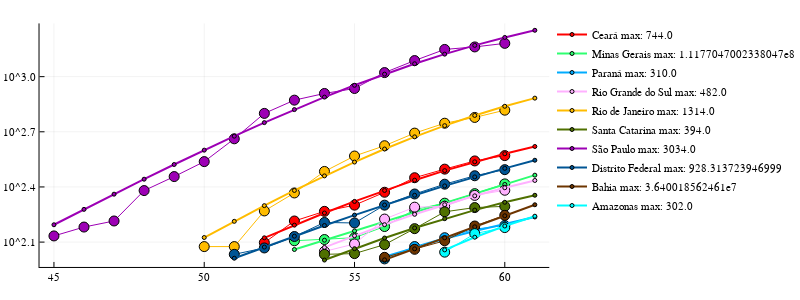

The notebook cell saved with this chart:
### Code cell
plot!()

### Figure 1 — Plotly figure (JSON) as saved in the notebook; plotly's stock layout.template omitted (floating-point values rounded to 4 significant figures)
{"data": [{"colorbar": {"title": ""}, "legendgroup": "", "line": {"color": "rgba(255, 0, 0, 1.000)", "dash": "solid", "shape": "linear", "width": 1}, "marker": {"color": "rgba(255, 0, 0, 1.000)", "line": {"color": "rgba(0, 0, 0, 1.000)", "width": 1}, "size": 10, "symbol": "circle"}, "mode": "lines+markers", "name": "", "showlegend": false, "type": "scatter", "x": [52, 53, 54, 55, 56, 57, 58, 59, 60], "xaxis": "x1", "y": [125, 164, 185, 200, 235, 282, 314, 348, 372], "yaxis": "y1", "zmax": null, "zmin": null}, {"colorbar": {"title": ""}, "legendgroup": "Ceará max: 744.0", "line": {"color": "rgba(255, 0, 0, 1.000)", "dash": "solid", "shape": "linear", "width": 2}, "marker": {"color": "rgba(255, 0, 0, 1.000)", "line": {"color": "rgba(0, 0, 0, 1.000)", "width": 1}, "size": 4, "symbol": "circle"}, "mode": "lines+markers", "name": "Ceará max: 744.0", "showlegend": true, "type": "scatter", "x": [52, 53, 54, 55, 56, 57, 58, 59, 60, 61], "xaxis": "x1", "y": [132.8, 155.7, 181.3, 209.5, 240.4, 273.4, 308.2, 344.2, 380.7, 417.0], "yaxis": "y1", "zmax": null, "zmin": null}, {"colorbar": {"title": ""}, "legendgroup": "", "line": {"color": "rgba(46, 255, 113, 1.000)", "dash": "solid", "shape": "linear", "width": 1}, "marker": {"color": "rgba(46, 255, 113, 1.000)", "line": {"color": "rgba(0, 0, 0, 1.000)", "width": 1}, "size": 10, "symbol": "circle"}, "mode": "lines+markers", "name": "", "showlegend": false, "type": "scatter", "x": [53, 54, 55, 56, 57, 58, 59, 60], "xaxis": "x1", "y": [128, 130, 133, 153, 189, 205, 231, 261], "yaxis": "y1", "zmax": null, "zmin": null}, {"colorbar": {"title": ""}, "legendgroup": "Minas Gerais max: 1.1177047002338047e8", "line": {"color": "rgba(46, 255, 113, 1.000)", "dash": "solid", "shape": "linear", "width": 2}, "marker": {"color": "rgba(46, 255, 113, 1.000)", "line": {"color": "rgba(0, 0, 0, 1.000)", "width": 1}, "size": 4, "symbol": "circle"}, "mode": "lines+markers", "name": "Minas Gerais max: 1.1177047002338047e8", "showlegend": true, "type": "scatter", "x": [53, 54, 55, 56, 57, 58, 59, 60, 61], "xaxis": "x1", "y": [114.7, 128.9, 144.8, 162.7, 182.8, 205.3, 230.7, 259.2, 291.1], "yaxis": "y1", "zmax": null, "zmin": null}, {"colorbar": {"title": ""}, "legendgroup": "", "line": {"color": "rgba(0, 172, 255, 1.000)", "dash": "solid", "shape": "linear", "width": 1}, "marker": {"color": "rgba(0, 172, 255, 1.000)", "line": {"color": "rgba(0, 0, 0, 1.000)", "width": 1}, "size": 10, "symbol": "circle"}, "mode": "lines+markers", "name": "", "showlegend": false, "type": "scatter", "x": [56, 57, 58, 59, 60], "xaxis": "x1", "y": [102, 119, 133, 148, 155], "yaxis": "y1", "zmax": null, "zmin": null}, {"colorbar": {"title": ""}, "legendgroup": "Paraná max: 310.0", "line": {"color": "rgba(0, 172, 255, 1.000)", "dash": "solid", "shape": "linear", "width": 2}, "marker": {"color": "rgba(0, 172, 255, 1.000)", "line": {"color": "rgba(0, 0, 0, 1.000)", "width": 1}, "size": 4, "symbol": "circle"}, "mode": "lines+markers", "name": "Paraná max: 310.0", "showlegend": true, "type": "scatter", "x": [56, 57, 58, 59, 60, 61], "xaxis": "x1", "y": [105.0, 117.7, 131.1, 144.8, 158.7, 172.5], "yaxis": "y1", "zmax": null, "zmin": null}, {"colorbar": {"title": ""}, "legendgroup": "", "line": {"color": "rgba(255, 177, 255, 1.000)", "dash": "solid", "shape": "linear", "width": 1}, "marker": {"color": "rgba(255, 177, 255, 1.000)", "line": {"color": "rgba(0, 0, 0, 1.000)", "width": 1}, "size": 10, "symbol": "circle"}, "mode": "lines+markers", "name": "", "showlegend": false, "type": "scatter", "x": [54, 55, 56, 57, 58, 59, 60], "xaxis": "x1", "y": [112, 123, 168, 195, 197, 226, 241], "yaxis": "y1", "zmax": null, "zmin": null}, {"colorbar": {"title": ""}, "legendgroup": "Rio Grande do Sul max: 482.0", "line": {"color": "rgba(255, 177, 255, 1.000)", "dash": "solid", "shape": "linear", "width": 2}, "marker": {"color": "rgba(255, 177, 255, 1.000)", "line": {"color": "rgba(0, 0, 0, 1.000)", "width": 1}, "size": 4, "symbol": "circle"}, "mode": "lines+markers", "name": "Rio Grande do Sul max: 482.0", "showlegend": true, "type": "scatter", "x": [54, 55, 56, 57, 58, 59, 60, 61], "xaxis": "x1", "y": [117.8, 136.4, 156.6, 178.3, 201.1, 224.7, 248.7, 272.4], "yaxis": "y1", "zmax": null, "zmin": null}, {"colorbar": {"title": ""}, "legendgroup": "", "line": {"color": "rgba(255, 188, 0, 1.000)", "dash": "solid", "shape": "linear", "width": 1}, "marker": {"color": "rgba(255, 188, 0, 1.000)", "line": {"color": "rgba(0, 0, 0, 1.000)", "width": 1}, "size": 10, "symbol": "circle"}, "mode": "lines+markers", "name": "", "showlegend": false, "type": "scatter", "x": [50, 51, 52, 53, 54, 55, 56, 57, 58, 59, 60], "xaxis": "x1", "y": [119, 119, 186, 233, 305, 370, 421, 493, 558, 600, 657], "yaxis": "y1", "zmax": null, "zmin": null}, {"colorbar": {"title": ""}, "legendgroup": "Rio de Janeiro max: 1314.0", "line": {"color": "rgba(255, 188, 0, 1.000)", "dash": "solid", "shape": "linear", "width": 2}, "marker": {"color": "rgba(255, 188, 0, 1.000)", "line": {"color": "rgba(0, 0, 0, 1.000)", "width": 1}, "size": 4, "symbol": "circle"}, "mode": "lines+markers", "name": "Rio de Janeiro max: 1314.0", "showlegend": true, "type": "scatter", "x": [50, 51, 52, 53, 54, 55, 56, 57, 58, 59, 60, 61], "xaxis": "x1", "y": [133.3, 163.3, 198.8, 240.4, 288.5, 343.1, 404.0, 470.5, 541.3, 615.1, 690.0, 764.0], "yaxis": "y1", "zmax": null, "zmin": null}, {"colorbar": {"title": ""}, "legendgroup": "", "line": {"color": "rgba(79, 112, 0, 1.000)", "dash": "solid", "shape": "linear", "width": 1}, "marker": {"color": "rgba(79, 112, 0, 1.000)", "line": {"color": "rgba(0, 0, 0, 1.000)", "width": 1}, "size": 10, "symbol": "circle"}, "mode": "lines+markers", "name": "", "showlegend": false, "type": "scatter", "x": [54, 55, 56, 57, 58, 59, 60], "xaxis": "x1", "y": [108, 109, 122, 149, 184, 194, 197], "yaxis": "y1", "zmax": null, "zmin": null}, {"colorbar": {"title": ""}, "legendgroup": "Santa Catarina max: 394.0", "line": {"color": "rgba(79, 112, 0, 1.000)", "dash": "solid", "shape": "linear", "width": 2}, "marker": {"color": "rgba(79, 112, 0, 1.000)", "line": {"color": "rgba(0, 0, 0, 1.000)", "width": 1}, "size": 4, "symbol": "circle"}, "mode": "lines+markers", "name": "Santa Catarina max: 394.0", "showlegend": true, "type": "scatter", "x": [54, 55, 56, 57, 58, 59, 60, 61], "xaxis": "x1", "y": [100.5, 115.9, 132.5, 150.3, 168.9, 188.0, 207.2, 226.3], "yaxis": "y1", "zmax": null, "zmin": null}, {"colorbar": {"title": ""}, "legendgroup": "", "line": {"color": "rgba(157, 0, 181, 1.000)", "dash": "solid", "shape": "linear", "width": 1}, "marker": {"color": "rgba(157, 0, 181, 1.000)", "line": {"color": "rgba(0, 0, 0, 1.000)", "width": 1}, "size": 10, "symbol": "circle"}, "mode": "lines+markers", "name": "", "showlegend": false, "type": "scatter", "x": [45, 46, 47, 48, 49, 50, 51, 52, 53, 54, 55, 56, 57, 58, 59, 60], "xaxis": "x1", "y": [136, 152, 164, 240, 286, 345, 459, 631, 745, 810, 862, 1052, 1223, 1406, 1451, 1517], "yaxis": "y1", "zmax": null, "zmin": null}, {"colorbar": {"title": ""}, "legendgroup": "São Paulo max: 3034.0", "line": {"color": "rgba(157, 0, 181, 1.000)", "dash": "solid", "shape": "linear", "width": 2}, "marker": {"color": "rgba(157, 0, 181, 1.000)", "line": {"color": "rgba(0, 0, 0, 1.000)", "width": 1}, "size": 4, "symbol": "circle"}, "mode": "lines+markers", "name": "São Paulo max: 3034.0", "showlegend": true, "type": "scatter", "x": [45, 46, 47, 48, 49, 50, 51, 52, 53, 54, 55, 56, 57, 58, 59, 60, 61], "xaxis": "x1", "y": [156.4, 189.7, 229.5, 276.8, 332.7, 398.3, 474.5, 562.2, 661.9, 773.8, 897.4, 1032.0, 1175.0, 1325.0, 1479.0, 1634.0, 1787.0], "yaxis": "y1", "zmax": null, "zmin": null}, {"colorbar": {"title": ""}, "legendgroup": "", "line": {"color": "rgba(0, 85, 148, 1.000)", "dash": "solid", "shape": "linear", "width": 1}, "marker": {"color": "rgba(0, 85, 148, 1.000)", "line": {"color": "rgba(0, 0, 0, 1.000)", "width": 1}, "size": 10, "symbol": "circle"}, "mode": "lines+markers", "name": "", "showlegend": false, "type": "scatter", "x": [51, 52, 53, 54, 55, 56, 57, 58, 59, 60], "xaxis": "x1", "y": [108, 117, 135, 161, 160, 200, 230, 260, 289, 312], "yaxis": "y1", "zmax": null, "zmin": null}, {"colorbar": {"title": ""}, "legendgroup": "Distrito Federal max: 928.313723946999", "line": {"color": "rgba(0, 85, 148, 1.000)", "dash": "solid", "shape": "linear", "width": 2}, "marker": {"color": "rgba(0, 85, 148, 1.000)", "line": {"color": "rgba(0, 0, 0, 1.000)", "width": 1}, "size": 4, "symbol": "circle"}, "mode": "lines+markers", "name": "Distrito Federal max: 928.313723946999", "showlegend": true, "type": "scatter", "x": [51, 52, 53, 54, 55, 56, 57, 58, 59, 60, 61], "xaxis": "x1", "y": [102.8, 118.3, 135.6, 155.0, 176.6, 200.3, 226.4, 254.6, 284.9, 317.1, 351.0], "yaxis": "y1", "zmax": null, "zmin": null}, {"colorbar": {"title": ""}, "legendgroup": "", "line": {"color": "rgba(109, 53, 0, 1.000)", "dash": "solid", "shape": "linear", "width": 1}, "marker": {"color": "rgba(109, 53, 0, 1.000)", "line": {"color": "rgba(0, 0, 0, 1.000)", "width": 1}, "size": 10, "symbol": "circle"}, "mode": "lines+markers", "name": "", "showlegend": false, "type": "scatter", "x": [56, 57, 58, 59, 60], "xaxis": "x1", "y": [104, 115, 128, 154, 176], "yaxis": "y1", "zmax": null, "zmin": null}, {"colorbar": {"title": ""}, "legendgroup": "Bahia max: 3.640018562461e7", "line": {"color": "rgba(109, 53, 0, 1.000)", "dash": "solid", "shape": "linear", "width": 2}, "marker": {"color": "rgba(109, 53, 0, 1.000)", "line": {"color": "rgba(0, 0, 0, 1.000)", "width": 1}, "size": 4, "symbol": "circle"}, "mode": "lines+markers", "name": "Bahia max: 3.640018562461e7", "showlegend": true, "type": "scatter", "x": [56, 57, 58, 59, 60, 61], "xaxis": "x1", "y": [100.8, 115.7, 132.8, 152.5, 175.0, 200.9], "yaxis": "y1", "zmax": null, "zmin": null}, {"colorbar": {"title": ""}, "legendgroup": "", "line": {"color": "rgba(0, 253, 255, 1.000)", "dash": "solid", "shape": "linear", "width": 1}, "marker": {"color": "rgba(0, 253, 255, 1.000)", "line": {"color": "rgba(0, 0, 0, 1.000)", "width": 1}, "size": 10, "symbol": "circle"}, "mode": "lines+markers", "name": "", "showlegend": false, "type": "scatter", "x": [58, 59, 60], "xaxis": "x1", "y": [111, 140, 151], "yaxis": "y1", "zmax": null, "zmin": null}, {"colorbar": {"title": ""}, "legendgroup": "Amazonas max: 302.0", "line": {"color": "rgba(0, 253, 255, 1.000)", "dash": "solid", "shape": "linear", "width": 2}, "marker": {"color": "rgba(0, 253, 255, 1.000)", "line": {"color": "rgba(0, 0, 0, 1.000)", "width": 1}, "size": 4, "symbol": "circle"}, "mode": "lines+markers", "name": "Amazonas max: 302.0", "showlegend": true, "type": "scatter", "x": [58, 59, 60, 61], "xaxis": "x1", "y": [114.2, 133.8, 154.0, 174.1], "yaxis": "y1", "zmax": null, "zmin": null}], "layout": {"annotations": [], "height": 300, "legend": {"bgcolor": "rgba(255, 255, 255, 1.000)", "bordercolor": "rgba(0, 0, 0, 1.000)", "font": {"color": "rgba(0, 0, 0, 1.000)", "family": "sans-serif", "size": 11}, "tracegroupgap": 0, "x": 1, "y": 1}, "margin": {"b": 20, "l": 0, "r": 0, "t": 20}, "paper_bgcolor": "rgba(255, 255, 255, 1.000)", "plot_bgcolor": "rgba(255, 255, 255, 1.000)", "showlegend": true, "width": 800, "xaxis": {"anchor": "y1", "domain": [0.07159, 0.9951], "gridcolor": "rgba(0, 0, 0, 0.100)", "gridwidth": 0.5, "linecolor": "rgba(0, 0, 0, 1.000)", "mirror": false, "range": [44.52, 61.48], "showgrid": true, "showline": true, "showticklabels": true, "tickangle": 0, "tickcolor": "rgb(0, 0, 0)", "tickfont": {"color": "rgba(0, 0, 0, 1.000)", "family": "sans-serif", "size": 11}, "tickmode": "array", "ticks": "inside", "ticktext": ["45", "50", "55", "60"], "tickvals": [45, 50, 55, 60], "title": "", "titlefont": {"color": "rgba(0, 0, 0, 1.000)", "family": "sans-serif", "size": 15}, "type": "-", "visible": true, "zeroline": false, "zerolinecolor": "rgba(0, 0, 0, 1.000)"}, "yaxis": {"anchor": "x1", "domain": [0.05016, 0.9869], "gridcolor": "rgba(0, 0, 0, 0.100)", "gridwidth": 0.5, "linecolor": "rgba(0, 0, 0, 1.000)", "mirror": false, "range": [1.965, 3.29], "showgrid": true, "showline": true, "showticklabels": true, "tickangle": 0, "tickcolor": "rgb(0, 0, 0)", "tickfont": {"color": "rgba(0, 0, 0, 1.000)", "family": "sans-serif", "size": 11}, "tickmode": "array", "ticks": "inside", "ticktext": ["10^2.1", "10^2.4", "10^2.7", "10^3.0"], "tickvals": [125.9, 251.2, 501.2, 1000], "title": "", "titlefont": {"color": "rgba(0, 0, 0, 1.000)", "family": "sans-serif", "size": 15}, "type": "log", "visible": true, "zeroline": false, "zerolinecolor": "rgba(0, 0, 0, 1.000)"}}}
